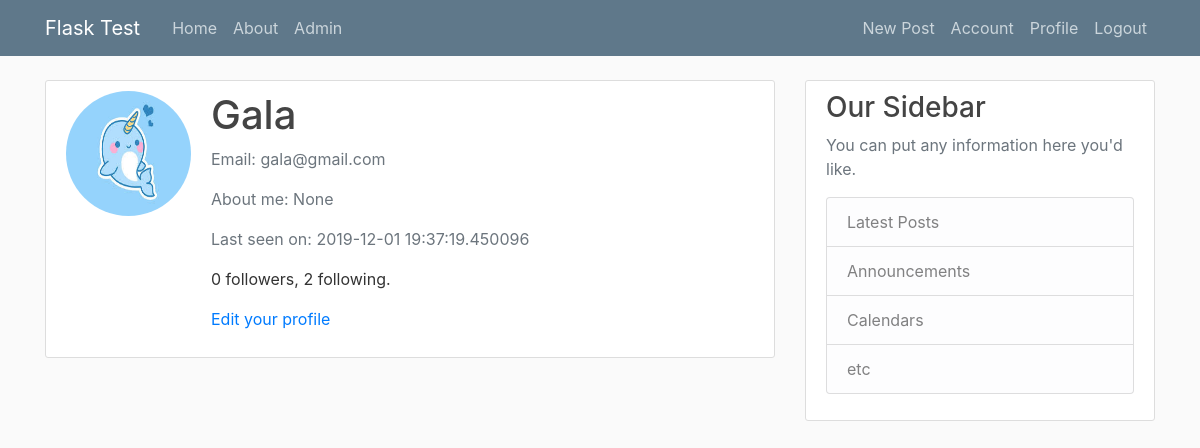
The app's page /about (signed in) with its own data.
### flaskblog/models.py (models this page shows, shortened)
class User(db.Model, UserMixin):
	id = db.Column(db.Integer, primary_key = True)
	username = db.Column(db.String(20), unique=True, nullable=False)
	email = db.Column(db.String(120), unique=True, nullable=False)
	image_file = db.Column(db.String(20), nullable=False, default = 'default.jpg')
	password = db.Column(db.String(60), nullable = False)
	posts = db.relationship('Post', backref='author', lazy=True)
	about = db.Column(db.String(140))
	last__seen = db.Column(db.DateTime, default=datetime.utcnow)
	admin = db.Column(db.Boolean())
	notes = db.Column(db.UnicodeText)
	followed = db.relationship(
		'User', secondary=followers,
		primaryjoin=(followers.c.follower_id == id),
		secondaryjoin=(followers.c.followed_id == id),
		backref=db.backref('followers', lazy='dynamic'), lazy='dynamic')

### flaskblog/routes.py (the view)
@app.route("/about")
def about():
    image_file = url_for('static', filename='images/' + current_user.image_file)
    return render_template('about.html', title='About', image_file=image_file)

### flaskblog/models.py (called while the page is built)
@login_manager.user_loader
def load_user(user_id):
	return User.query.get(int(user_id))

### flaskblog/routes.py (called while the page is built)
@app.before_request
def before_request():
    if current_user.is_authenticated:
        current_user.last__seen = datetime.utcnow()
        db.session.commit()

### flaskblog/templates/about.html
{% extends "layout.html" %}
{% block content %}
    <div class="content-section">
        <div class="media">
            <img class="rounded-circle account-img" src="{{ image_file }}">
            <div class="media-body">
                <h2 class="account-heading">{{ current_user.username }}</h2>
    			<p class="text-secondary">Email: {{ current_user.email }}</p>
                <p class="text-secondary">About me: {{ current_user.about }}</p>
                <p class="text-secondary">Last seen on: {{ current_user.last__seen }}</p>
                <p>{{ current_user.followers.count() }} followers, {{ current_user.followed.count() }} following.</p>
                {% if current_user == current_user %}
                    <p><a href="{{ url_for('edit_profile') }}">Edit your profile</a></p>
                {% elif not current_user.is_following(current_user) %}
                    <p><a href="{{ url_for('follow', username=current_user.username) }}">Follow</a></p>
                {% else %}
                    <p><a href="{{ url_for('unfollow', username=current_user.username) }}">Unfollow</a></p>
                {% endif %}
            </div>
        </div>
    </div>
{% endblock content %}

### flaskblog/static/main.css (style rules this page uses)
body { background: #fafafa; color: #333333; margin-top: 5rem; }
h1, h2, h3, h4, h5, h6 { color: #444444; }
.content-section { background: #ffffff; padding: 10px 20px; border: 1px solid #dddddd; border-radius: 3px; margin-bottom: 20px; }
.account-img { height: 125px; width: 125px; margin-right: 20px; margin-bottom: 16px; }
.account-heading { font-size: 2.5rem; }

### records on screen
User: username "Gala", email "gala@gmail.com", about "None", last__seen "2019-12-01 19:37:19.450096"

### other values on screen
{{ current_user.followers.count() }} "0"
{{ current_user.followed.count() }} "2"
